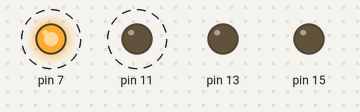
A program run on a simulated Raspberry Pi (header pin numbers). Parts: output pins drawn as LEDs (lit = HIGH). Dashed ring = blinking. What the program prints to the terminal is not drawn. At 6.0 s the program stops and its outputs stay as they are.

Above: at 0.5 s.
Timing chart, 0 to 4.6 s (numbered marks = the images above):
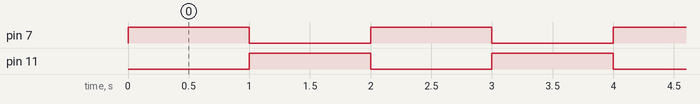

Measured:
- by itself, pin 7: alternates HIGH for 1.0 s and LOW for 1.0 s, 6 changes in all, then stays LOW
- by itself, pin 11: alternates HIGH for 1.0 s and LOW for 1.0 s

The program:

turny.py
```python
import RPi.GPIO as GPIO
import time
GPIO.setmode(GPIO.BOARD)
GPIO.setup(7,GPIO.OUT)
GPIO.setup(11,GPIO.OUT)
GPIO.setup(13,GPIO.OUT)
GPIO.setup(15,GPIO.OUT)
for x in range(0,3):
    GPIO.output(7,True)
    time.sleep(1)
    GPIO.output(7,False)
    GPIO.output(11,True)
    time.sleep(1)
    GPIO.output(11,False)
print("Done")
GPIO.cleanup()
```
